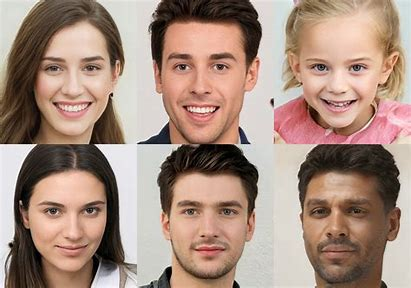
#> input picture image.jpg, 411 x 288 px
$ jupyter execute VISUALIZATION.ipynb
#> lines starting #> are read from the running program, lines starting #| are printed output that depends on the picture; after the words box and inside, x2 and y2 are one past the last pixel; in counts of white or black regions, pixels touching at a corner belong together
[cell 1]
#upload  an images
from google.colab import  files
uploaded=files.upload()
#> the answer given: image.jpg

[cell 2]
import cv2

[cell 3]
#Load Haar cascade for face detection
cascade_file=cv2.data.haarcascades + 'haarcascade_frontalface_default.xml'
cascade = cv2.CascadeClassifier(cascade_file)

[cell 4]
#LOAD th uploaded image
image_path=list(uploaded.keys())[0]
image=cv2.imread(image_path)
#> image is the input picture: shape (288, 411, 3); mean B, G, R 127.7, 141.4, 167.4

[cell 5]
#Convert image to grayscale
gray=cv2.cvtColor(image,cv2.COLOR_BGR2GRAY)
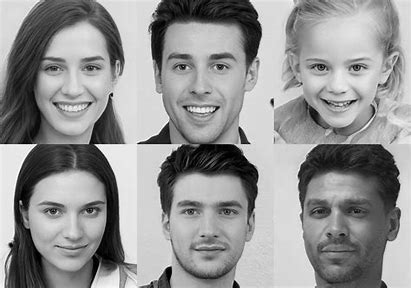
#> gray: shape (288, 411); min 0, max 255, mean 147.6

[cell 6]
#DETECT FACE
faces=cascade.detectMultiScale(gray,scaleFactor=1.1,minNeighbors=5,minSize=(30,30)) # Using cascade instead of face_cascade
#> faces = [[23, 176, 93, 93], [23, 30, 98, 98], [145, 22, 110, 110], [288, 173, 97, 97], [158, 172, 100, 100], [284, 25, 107, 107]]

[cell 7]
#DRAW eectangles around detected faces
for(x,y,w,h) in faces:
  cv2.rectangle(image,(x,y),(x+w,y+h),(0,255,0),2)
#> this loop made 6 passes
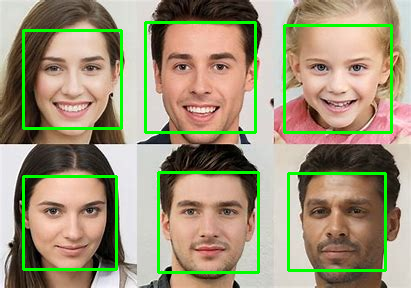
#> image: shape (288, 411, 3); 6.11% of pixels changed, all inside (x1, y1, x2, y2) = (22, 21, 393, 274)
